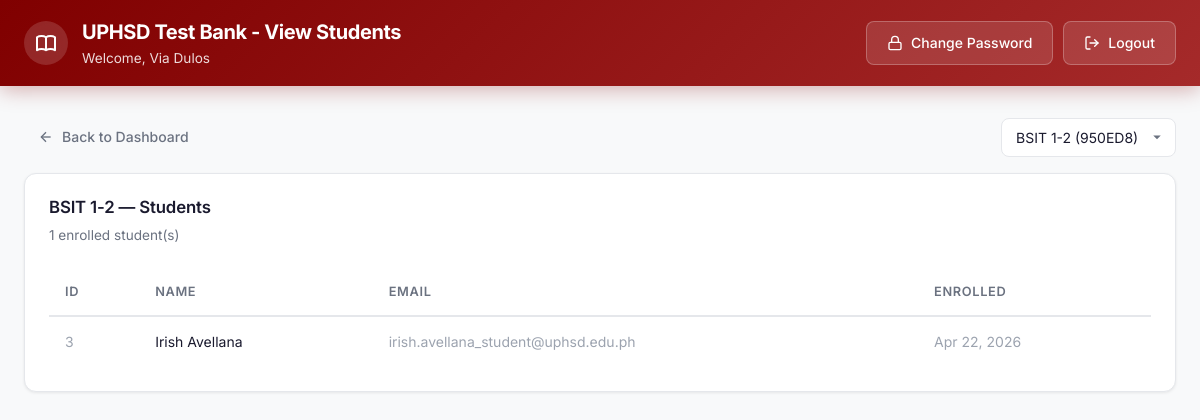
The app's page /php/view_students.php?class_id=51 (signed in) with its own data.
### tables this page shows
CREATE TABLE `classes` (
  `class_id` int(11) NOT NULL AUTO_INCREMENT,
  `class_name` varchar(100) NOT NULL,
  `class_code` varchar(10) NOT NULL,
  `faculty_id` int(11) DEFAULT NULL,
  `created_at` timestamp NOT NULL DEFAULT current_timestamp(),
  `status` varchar(20) DEFAULT 'active',
  PRIMARY KEY (`class_id`),
  UNIQUE KEY `class_code` (`class_code`),
  KEY `faculty_id` (`faculty_id`),
  CONSTRAINT `classes_ibfk_1` FOREIGN KEY (`faculty_id`) REFERENCES `users_new` (`user_id`)
);

CREATE TABLE `class_enrollments` (
  `enrollment_id` int(11) NOT NULL AUTO_INCREMENT,
  `class_id` int(11) DEFAULT NULL,
  `user_id` int(11) DEFAULT NULL,
  `enrollment_date` datetime DEFAULT current_timestamp(),
  `is_approved` tinyint(1) DEFAULT 0,
  PRIMARY KEY (`enrollment_id`),
  KEY `class_enrollments_user_fk` (`user_id`),
  CONSTRAINT `class_enrollments_user_fk` FOREIGN KEY (`user_id`) REFERENCES `users_new` (`user_id`) ON DELETE CASCADE
);

CREATE TABLE `users_new` (
  `user_id` int(11) NOT NULL AUTO_INCREMENT,
  `first_name` varchar(100) DEFAULT NULL,
  `last_name` varchar(100) DEFAULT NULL,
  `email` varchar(100) DEFAULT NULL,
  `password` varchar(255) DEFAULT NULL,
  `role` enum('student','faculty','admin','superadmin') NOT NULL,
  `created_at` timestamp NOT NULL DEFAULT current_timestamp(),
  PRIMARY KEY (`user_id`)
);

### php/view_students.php (the view, shortened to what this page needs)
<?php
require_once 'config.php';
$facultyId = $_SESSION['user']['user_id'];
$classId = intval($_GET['class_id'] ?? 0);
include 'includes/header.php';
$classes = $conn->query("SELECT class_id, class_name, class_code FROM classes WHERE faculty_id = $facultyId AND status = 'active' ORDER BY class_name");
if ($classId) {
    $classInfo = $conn->query("SELECT * FROM classes WHERE class_id = $classId AND faculty_id = $facultyId")->fetch_assoc();
    $students = $conn->query("
        SELECT ce.*, u.user_id, u.first_name, u.last_name, u.email
        FROM class_enrollments ce
        JOIN users_new u ON ce.user_id = u.user_id
        WHERE ce.class_id = $classId
        ORDER BY u.last_name, u.first_name
    ");
}
?>
<div class="main-content">
    <div class="flex-between mb-4">
        <a href="dashboard.php" class="btn btn-ghost"><svg width="16" height="16" viewBox="0 0 24 24" fill="none" stroke="currentColor" stroke-width="2"><line x1="19" y1="12" x2="5" y2="12"/><polyline points="12 19 5 12 12 5"/></svg> Back to Dashboard</a>
        <select class="form-control" style="width:auto;" onchange="if(this.value) window.location='?class_id='+this.value">
            <?php while ($c = $classes->fetch_assoc()): ?>
            <option value="<?= $c['class_id'] ?>" <?= $c['class_id'] == $classId ? 'selected' : '' ?>><?= htmlspecialchars($c['class_name']) ?> (<?= $c['class_code'] ?>)</option>
            <?php endwhile; ?>
        </select>
    </div>
    <?php if ($classId && $classInfo): ?>
    <div class="card">
        <div class="card-header"><h2 class="card-title"><?= htmlspecialchars($classInfo['class_name']) ?> — Students</h2><p class="card-description"><?= $students->num_rows ?> enrolled student(s)</p></div>
        <div class="card-content"><div class="table-wrapper">
            <table>
                <thead><tr><th>ID</th><th>Name</th><th>Email</th><th>Enrolled</th></tr></thead>
                <tbody>
                    <?php while ($s = $students->fetch_assoc()): ?>
                    <tr>
                        <td class="text-muted"><?= $s['user_id'] ?></td>
                        <td><?= htmlspecialchars($s['first_name'] . ' ' . $s['last_name']) ?></td>
                        <td class="text-muted"><?= htmlspecialchars($s['email']) ?></td>
                        <td class="text-muted"><?= date('M j, Y', strtotime($s['enrollment_date'])) ?></td>
                    </tr>
                    <?php endwhile; ?>
                </tbody>
            </table>
        </div></div>
    </div>
    <?php else: ?>
    <div class="card"><div class="empty-state"><p>Select a class to view its students.</p></div></div>
    <?php endif; ?>
</div>
</body></html>

### php/assets/style.css (style rules this page uses)
:root { --maroon: #800000; --maroon-dark: #600000; --maroon-light: #A52A2A; --orange: #FF8C00; --orange-dark: #E67E00; --bg-primary: #f8f9fa; --bg-card: #ffffff; --text-primary: #1a1a2e; --text-secondary: #6b7280; --text-muted: #9ca3af; --border-color: #e5e7eb; --border-radius: 12px; --border-radius-sm: 8px; --shadow-sm: 0 1px 3px rgba(0,0,0,0.08); --shadow-md: 0 4px 12px rgba(0,0,0,0.1); --shadow-lg: 0 10px 30px rgba(0,0,0,0.12); --transition: all 0.2s ease; --green: #22c55e; --green-bg: #f0fdf4; --red: #ef4444; --red-bg: #fef2f2; --blue: #3b82f6; --blue-bg: #eff6ff; --purple: #8b5cf6; --purple-bg: #f5f3ff; }
*, *::before, *::after { box-sizing: border-box; margin: 0; padding: 0; }
body { font-family: 'Inter', -apple-system, BlinkMacSystemFont, sans-serif; background-color: var(--bg-primary); color: var(--text-primary); line-height: 1.6; min-height: 100vh; -webkit-font-smoothing: antialiased; }
a { color: var(--maroon); text-decoration: none; }
.btn { display: inline-flex; align-items: center; justify-content: center; gap: 8px; padding: 10px 20px; font-size: 0.875rem; font-weight: 500; font-family: inherit; border: none; border-radius: var(--border-radius-sm); cursor: pointer; transition: var(--transition); text-decoration: none; white-space: nowrap; }
.btn-ghost { background: transparent; color: var(--text-secondary); padding: 8px 14px; }
.main-content { max-width: 1280px; margin: 0 auto; padding: 32px 24px; }
.mb-4 { margin-bottom: 16px; }
.flex-between { display: flex; justify-content: space-between; align-items: center; }
.card { background: var(--bg-card); border: 1px solid var(--border-color); border-radius: var(--border-radius); box-shadow: var(--shadow-sm); overflow: hidden; transition: var(--transition); }
.card-header { padding: 20px 24px 12px; }
.card-title { font-size: 1.05rem; font-weight: 600; color: var(--text-primary); letter-spacing: -0.01em; }
.card-description { font-size: 0.85rem; color: var(--text-secondary); margin-top: 4px; }
.card-content { padding: 12px 24px 24px; }
.table-wrapper { overflow-x: auto; }
table { width: 100%; border-collapse: collapse; font-size: 0.875rem; }
thead { border-bottom: 2px solid var(--border-color); }
th { text-align: left; padding: 12px 16px; font-weight: 600; color: var(--text-secondary); font-size: 0.8rem; text-transform: uppercase; letter-spacing: 0.05em; }
td { padding: 14px 16px; border-bottom: 1px solid var(--border-color); vertical-align: middle; }
tr:last-child td { border-bottom: none; }
.text-muted { color: var(--text-muted); }
.form-control { width: 100%; padding: 10px 14px; font-size: 0.875rem; font-family: inherit; border: 1px solid var(--border-color); border-radius: var(--border-radius-sm); background: var(--bg-card); color: var(--text-primary); transition: var(--transition); outline: none; }
select.form-control { appearance: none; background-repeat: no-repeat; background-position: right 12px center; padding-right: 36px; }

### records on screen
classes: class_name "BSIT 1-2"
class_enrollments: user.user_id "3", user.last_name "Irish Avellana", user.email "irish.avellana_student@uphsd.edu.ph", enrollment_date "Apr 22, 2026"

### other values on screen
$pageTitle "UPHSD Test Bank - View Students"
$user['first_name'] . ' ' . $user['last_name'] "Via Dulos"
$students->num_rows "1"
form field value "BSIT 1-2 (950ED8)"
